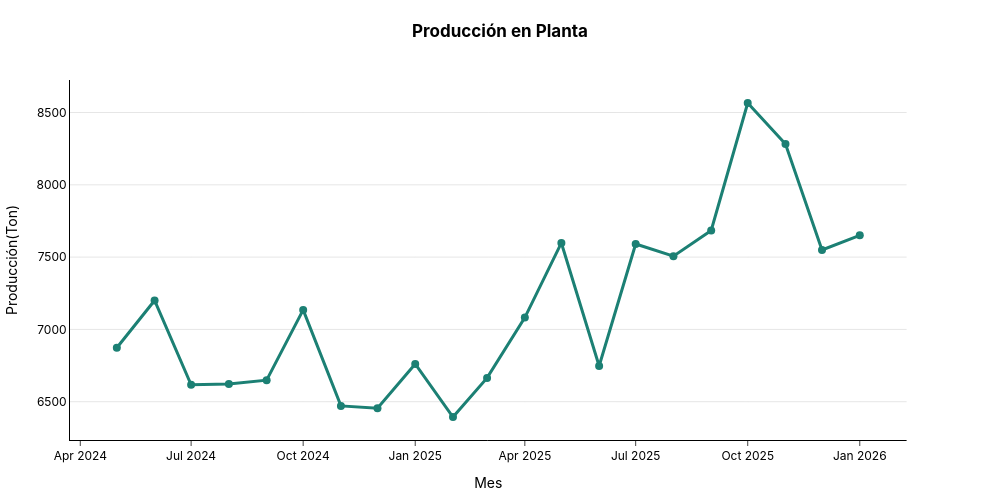

This figure's notebook cell:
### Code cell
# 1. Calcular el cambio porcentual con respecto al mes anterior
by_month['pct_change'] = by_month['tons'].pct_change() * 100

# 2. Definir flecha y color según el movimiento
def get_hover_info(pct):
    if pd.isna(pct): return ""
    icon = "▲" if pct > 0 else "▼"
    color = "green" if pct > 0 else "red"
    # Formateamos con HTML para que Plotly lo interprete en el hover
    return f"<span style='color:{color}'>{icon} {abs(pct):.1f}%</span>"

by_month['hover_pct'] = by_month['pct_change'].apply(get_hover_info)
# Generar la gráfica base con tu función
f = plot_line(by_month, x_col='year_month', y_col="tons", title='Producción en Planta',
             x_title='Mes', y_title="Producción(Ton)")

# Actualizar los datos del hover
# custom_data permite pasar columnas adicionales al objeto gráfico
f.update_traces(
    customdata=by_month['hover_pct'],
    hovertemplate=(
        "<b>Mes:</b> %{x}<br>" +
        "<b>Producción:</b> %{y:,.0f} Ton<br>" +
        "<b>Var. Mensual:</b> %{customdata}" +
        "<extra></extra>" # Esto elimina el nombre de la traza a la derecha
    )
)

f.show()
s3.save_plotly_html(f, "prod_planta.html")

### Figure 1 — Plotly figure (JSON) as saved in the notebook; plotly's stock layout.template omitted (floating-point values rounded to 4 significant figures)
{"data": [{"customdata": ["", "<span style='color:green'>▲ 4.8%</span>", "<span style='color:red'>▼ 8.1%</span>", "<span style='color:green'>▲ 0.1%</span>", "<span style='color:green'>▲ 0.4%</span>", "<span style='color:green'>▲ 7.3%</span>", "<span style='color:red'>▼ 9.3%</span>", "<span style='color:red'>▼ 0.3%</span>", "<span style='color:green'>▲ 4.8%</span>", "<span style='color:red'>▼ 5.4%</span>", "<span style='color:green'>▲ 4.2%</span>", "<span style='color:green'>▲ 6.3%</span>", "<span style='color:green'>▲ 7.3%</span>", "<span style='color:red'>▼ 11.2%</span>", "<span style='color:green'>▲ 12.5%</span>", "<span style='color:red'>▼ 1.1%</span>", "<span style='color:green'>▲ 2.4%</span>", "<span style='color:green'>▲ 11.5%</span>", "<span style='color:red'>▼ 3.3%</span>", "<span style='color:red'>▼ 8.8%</span>", "<span style='color:green'>▲ 1.3%</span>"], "hovertemplate": "<b>Mes:</b> %{x}<br><b>Producción:</b> %{y:,.0f} Ton<br><b>Var. Mensual:</b> %{customdata}<extra></extra>", "line": {"color": "#1C8074", "shape": "linear", "width": 3}, "marker": {"color": "#1C8074", "size": 8}, "mode": "lines+markers", "name": "tons", "type": "scatter", "x": ["2024-05", "2024-06", "2024-07", "2024-08", "2024-09", "2024-10", "2024-11", "2024-12", "2025-01", "2025-02", "2025-03", "2025-04", "2025-05", "2025-06", "2025-07", "2025-08", "2025-09", "2025-10", "2025-11", "2025-12", "2026-01"], "xaxis": "x", "y": [6873.0, 7200.0, 6617.0, 6622.0, 6649.0, 7135.0, 6471.0, 6454.0, 6761.0, 6394.0, 6665.0, 7082.0, 7598.0, 6747.0, 7591.0, 7506.0, 7684.0, 8566.0, 8282.0, 7550.0, 7651.0], "yaxis": "y"}], "layout": {"font": {"color": "black", "family": "Inter, Arial, sans-serif"}, "height": 500, "hovermode": "x unified", "legend": {"orientation": "h", "x": 1, "xanchor": "right", "y": 1.02, "yanchor": "bottom"}, "margin": {"b": 40, "l": 40, "r": 40, "t": 80}, "paper_bgcolor": "rgba(0,0,0,0)", "plot_bgcolor": "rgba(0,0,0,0)", "title": {"text": "<b>Producción en Planta<b>", "x": 0.5, "xanchor": "center", "y": 0.95, "yanchor": "top"}, "width": 1000, "xaxis": {"anchor": "y", "domain": [0, 0.94], "linecolor": "black", "linewidth": 1, "showline": true, "ticks": "outside", "title": {"text": "Mes"}}, "yaxis": {"anchor": "x", "domain": [0, 1], "gridcolor": "rgba(0,0,0,0.1)", "linecolor": "black", "linewidth": 1, "showgrid": true, "showline": true, "title": {"text": "Producción(Ton)"}}, "yaxis2": {"anchor": "x", "overlaying": "y", "side": "right"}}}
